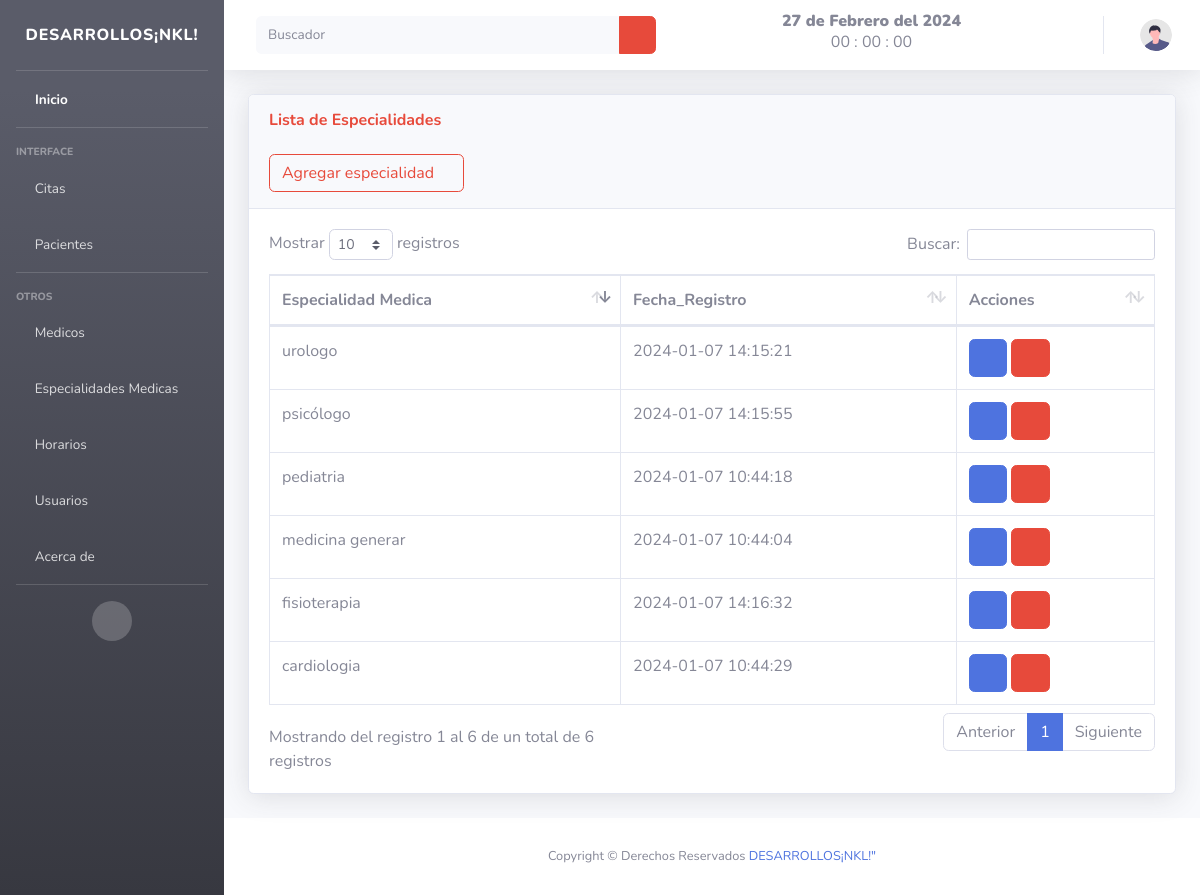
/views/especialidades.php (signed in), run on the app's committed database.
### tables this page shows
CREATE TABLE `especialidades` (
  `id` int(11) NOT NULL,
  `nombre` varchar(100) NOT NULL,
  `fecha` timestamp NOT NULL DEFAULT current_timestamp()
);

### views/especialidades.php (the view, shortened to what this page needs)
<!DOCTYPE html>
<html lang="en">
<head>
</head>
<?php include "../includes/header.php"; ?>
<body id="page-top">
    <div class="container-fluid">
        <div class="card shadow mb-4">
            <div class="card-header py-3">
                <h6 class="m-0 font-weight-bold text-danger">Lista de Especialidades</h6>
                <br>
                <button type="button" class="btn btn-outline-danger" data-toggle="modal" data-target="#especialidad">
                    <span class="glyphicon glyphicon-plus"></span> Agregar especialidad <i class="fa fa-medkit" aria-hidden="true"></i> </a></button>
            </div>
            <div class="card-body">
                <div class="table-responsive">
                    <table class="table table-bordered" id="dataTable" width="100%" cellspacing="0">
                        <thead>
                            <tr>
                                <th>Especialidad Medica</th>
                                <th>Fecha_Registro</th>
                                <th>Acciones</th>
                            </tr>
                        </thead>
                        <?php
                        include "../includes/db.php";
                        $result = mysqli_query($conexion, "SELECT * FROM especialidades ");
                        while ($fila = mysqli_fetch_assoc($result)) :
                        ?>
                            <tr>
                                <td><?php echo $fila['nombre']; ?></td>
                                <td><?php echo $fila['fecha']; ?></td>
                                <td>
                                    <a class="btn btn-primary" href="../includes/editar_esp.php?id=<?php echo $fila['id'] ?> ">
                                        <i class="fa fa-edit "></i> </a>
                                    <a href="../includes/eliminar_esp.php?id=<?php echo $fila['id'] ?> " class="btn btn-danger btn-del">
                                        <i class="fa fa-trash "></i></a></button>
                                </td>
                            </tr>
                        <?php endwhile; ?>
                    </table>
                </div>
            </div>
        </div>
    </div>
    <?php include "../includes/footer.php"; ?>
</body>
</html>

### data on the page
especialidades: nombre "medicina generar", fecha "2024-01-07 10:44:04"
especialidades: nombre "pediatria", fecha "2024-01-07 10:44:18"
especialidades: nombre "cardiologia", fecha "2024-01-07 10:44:29"
especialidades: nombre "urologo", fecha "2024-01-07 14:15:21"
especialidades: nombre "psicólogo", fecha "2024-01-07 14:15:55"
especialidades: nombre "fisioterapia", fecha "2024-01-07 14:16:32"

### other printed values
fecha() "27 de Febrero del 2024"
